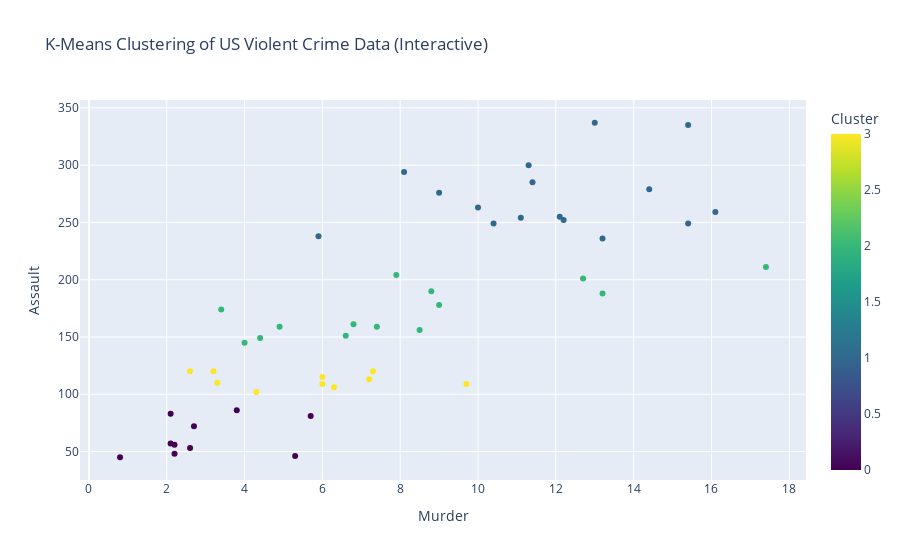

Write notebook code for a chart like this one.
### Code cell
import plotly.express as px
import pandas as pd

# Add cluster ID and state name to the DataFrame
df_plot = df.copy()
df_plot['Cluster'] = clusters
df_plot['State'] = df_plot.index  # move index to a column

# Plotly scatter plot
fig = px.scatter(
    df_plot,
    x='Murder',
    y='Assault',
    color='Cluster',
    hover_name='State',  # Show only the state name when hovering
    title="K-Means Clustering of US Violent Crime Data (Interactive)",
    color_continuous_scale='Viridis' if df_plot['Cluster'].nunique() > 2 else None
)

fig.update_layout(legend_title_text='Cluster ID')
fig.show()

### Figure 1 — Plotly figure (JSON) as saved in the notebook; plotly's stock layout.template omitted (floating-point values rounded to 4 significant figures)
{"data": [{"hovertemplate": "<b>%{hovertext}</b><br><br>Murder=%{x}<br>Assault=%{y}<br>Cluster=%{marker.color}<extra></extra>", "hovertext": ["Alabama", "Alaska", "Arizona", "Arkansas", "California", "Colorado", "Connecticut", "Delaware", "Florida", "Georgia", "Hawaii", "Idaho", "Illinois", "Indiana", "Iowa", "Kansas", "Kentucky", "Louisiana", "Maine", "Maryland", "Massachusetts", "Michigan", "Minnesota", "Mississippi", "Missouri", "Montana", "Nebraska", "Nevada", "New Hampshire", "New Jersey", "New Mexico", "New York", "North Carolina", "North Dakota", "Ohio", "Oklahoma", "Oregon", "Pennsylvania", "Rhode Island", "South Carolina", "South Dakota", "Tennessee", "Texas", "Utah", "Vermont", "Virginia", "Washington", "West Virginia", "Wisconsin", "Wyoming"], "legendgroup": "", "marker": {"color": [1, 1, 1, 2, 1, 2, 3, 1, 1, 2, 0, 3, 1, 3, 0, 3, 3, 1, 0, 1, 2, 1, 0, 1, 2, 3, 3, 1, 0, 2, 1, 1, 1, 0, 3, 2, 2, 3, 2, 1, 0, 2, 2, 3, 0, 2, 2, 0, 0, 2], "coloraxis": "coloraxis", "symbol": "circle"}, "mode": "markers", "name": "", "orientation": "v", "showlegend": false, "type": "scatter", "x": [13.2, 10, 8.1, 8.8, 9, 7.9, 3.3, 5.9, 15.4, 17.4, 5.3, 2.6, 10.4, 7.2, 2.2, 6, 9.7, 15.4, 2.1, 11.3, 4.4, 12.1, 2.7, 16.1, 9, 6, 4.3, 12.2, 2.1, 7.4, 11.4, 11.1, 13, 0.8, 7.3, 6.6, 4.9, 6.3, 3.4, 14.4, 3.8, 13.2, 12.7, 3.2, 2.2, 8.5, 4, 5.7, 2.6, 6.8], "xaxis": "x", "y": [236, 263, 294, 190, 276, 204, 110, 238, 335, 211, 46, 120, 249, 113, 56, 115, 109, 249, 83, 300, 149, 255, 72, 259, 178, 109, 102, 252, 57, 159, 285, 254, 337, 45, 120, 151, 159, 106, 174, 279, 86, 188, 201, 120, 48, 156, 145, 81, 53, 161], "yaxis": "y"}], "layout": {"autosize": true, "coloraxis": {"colorbar": {"title": {"text": "Cluster"}}, "colorscale": [[0, "#440154"], [0.1111, "#482878"], [0.2222, "#3e4989"], [0.3333, "#31688e"], [0.4444, "#26828e"], [0.5556, "#1f9e89"], [0.6667, "#35b779"], [0.7778, "#6ece58"], [0.8889, "#b5de2b"], [1, "#fde725"]]}, "legend": {"title": {"text": "Cluster ID"}, "tracegroupgap": 0}, "title": {"text": "K-Means Clustering of US Violent Crime Data (Interactive)"}, "xaxis": {"anchor": "y", "autorange": true, "domain": [0, 1], "range": [-0.2084, 18.41], "title": {"text": "Murder"}, "type": "linear"}, "yaxis": {"anchor": "x", "autorange": true, "domain": [0, 1], "range": [20.9, 361.1], "title": {"text": "Assault"}, "type": "linear"}}}
